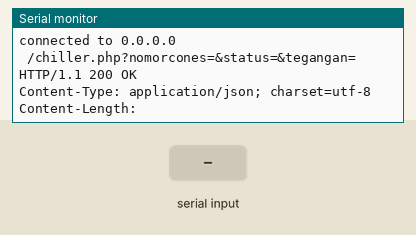
Bench run of a sketch on a simulated Arduino Uno, built with avr-gcc and run on an emulated ATmega328P. On the bench: the last lines printed to the serial monitor. The test bench sets the inputs (shaded band). WiFi joins after 1.5 s; servers stay silent unless stated; uploads are accepted with an empty reply.

Above: at 3.9 s.
4.0 s: "1" received over the second serial link
At 4.35 s:
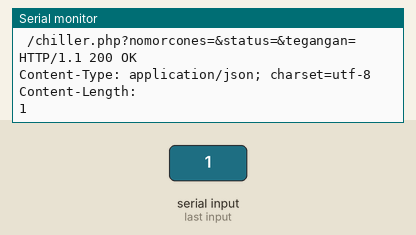
6.0 s: "0" received over the second serial link
At 6.35 s:
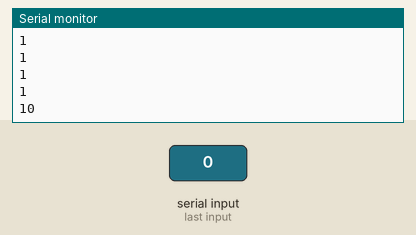
7.5 s: "2" received over the second serial link
At 7.8 s:
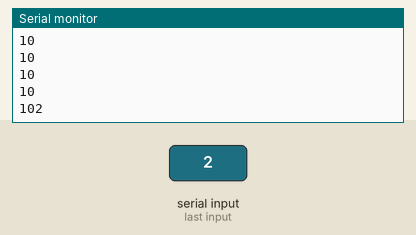
Timing chart, 0 to 10.5 s (numbered marks = the images above; inputs shaded):
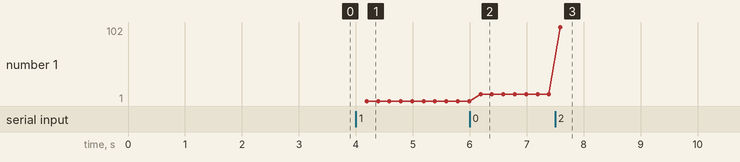

Measured:
- after the input at 4.0 s, the serial monitor: prints a new line after 0.19 s (image 1)
- after the input at 6.0 s, the serial monitor: prints a new line after 0.19 s (image 2)
- after the input at 7.5 s, the serial monitor: prints a new line after 0.09 s (image 3)
- plotted number 1: 1 → 10 after the input at 6.0 s, 10 → 102 after the input at 7.5 s

The sketch:

radio_ethernet_rev1.ino
```cpp
/*
  Web client
 This sketch connects to a website (http://www.google.com)
 using an Arduino Wiznet Ethernet shield.
 Circuit:
 * Ethernet shield attached to pins 10, 11, 12, 13
 created 18 Dec 2009
 by David A. Mellis
 modified 9 Apr 2012
 by Tom Igoe, based on work by Adrian McEwen
 */

#include <SPI.h>
#include <Ethernet.h>
#include <SoftwareSerial.h>

SoftwareSerial HC12(2, 3); // HC-12 TX Pin, HC-12 RX Pin

// Enter a MAC address for your controller below.
// Newer Ethernet shields have a MAC address printed on a sticker on the shield
byte mac[] = { 0xDE, 0xAD, 0xBE, 0xEF, 0xFE, 0xED };

// if you don't want to use DNS (and reduce your sketch size)
// use the numeric IP instead of the name for the server:
//IPAddress server(74,125,232,128);  // numeric IP for Google (no DNS)
char server[] = "www.korlantas.id";    // name address for Google (using DNS)
const char* php = " /chiller.php";
const int port   = 80;

//String mood = "najib_ganteng";
//String motor = "m_01";
//String idmotor = "100076";
//String lihatkanan = "1";
//String lihatkiri = "1";
//String prox = "1";
//String track = "3";
//String tegangan1 = "11.0";
//String tegangan2 = "11.0";
//String getValue(String data, char separator, int index)
//{
//  int found = 0;
//  int strIndex[] = {0, -1};
//  int maxIndex = data.length()-1;
//
//  for(int i=0; i<=maxIndex && found<=index; i++){
//    if(data.charAt(i)==separator || i==maxIndex){
//        found++;
//        strIndex[0] = strIndex[1]+1;
//        strIndex[1] = (i == maxIndex) ? i+1 : i;
//    }
//  }
//
//  return found>index ? data.substring(strIndex[0], strIndex[1]) : "";
//}

String nocones;
String statuss;
String tegangan;
String datacones;
String respon,respon1,respon2,respon3,respon4,respon5,finish,belok,s,sub;
int panjang,panjang1,panjang2,panjang3,panjang4,panjang5;
bool m1,m2,m3,m4,mm1,mm2,mm3,mm4,m5,rc,bkanan,bkiri;
char cc[2];

// Set the static IP address to use if the DHCP fails to assign
IPAddress ip(192, 168, 0, 177);
IPAddress myDns(192, 168, 0, 1);

// Initialize the Ethernet client library
// with the IP address and port of the server
// that you want to connect to (port 80 is default for HTTP):
EthernetClient client;

// Variables to measure the speed
unsigned long beginMicros, endMicros;
unsigned long byteCount = 0;
bool printWebData = true;  // set to false for better speed measurement

void setup() {
  // You can use Ethernet.init(pin) to configure the CS pin
  //Ethernet.init(10);  // Most Arduino shields
  //Ethernet.init(5);   // MKR ETH shield
  //Ethernet.init(0);   // Teensy 2.0
  //Ethernet.init(20);  // Teensy++ 2.0
  //Ethernet.init(15);  // ESP8266 with Adafruit Featherwing Ethernet
  //Ethernet.init(33);  // ESP32 with Adafruit Featherwing Ethernet

  // Open serial communications and wait for port to open:
  Serial.begin(9600);
  HC12.begin(9600);
  while (!Serial) {
    ; // wait for serial port to connect. Needed for native USB port only
  }

  // start the Ethernet connection:
  Serial.println("Initialize Ethernet with DHCP:");
  if (Ethernet.begin(mac) == 0) {
    Serial.println("Failed to configure Ethernet using DHCP");
    // Check for Ethernet hardware present
    if (Ethernet.hardwareStatus() == EthernetNoHardware) {
      Serial.println("Ethernet shield was not found.  Sorry, can't run without hardware. :(");
      while (true) {
        delay(1); // do nothing, no point running without Ethernet hardware
      }
    }
    if (Ethernet.linkStatus() == LinkOFF) {
      Serial.println("Ethernet cable is not connected.");
    }
    // try to congifure using IP address instead of DHCP:
    Ethernet.begin(mac, ip, myDns);
  } else {
    Serial.print("  DHCP assigned IP ");
    Serial.println(Ethernet.localIP());
  }
  // give the Ethernet shield a second to initialize:
  delay(1000);
  Serial.print("connecting to ");
  Serial.print(server);
  Serial.println("...");

  // if you get a connection, report back via serial:
  if (client.connect(server, 80)) {
    Serial.print("connected to ");
    Serial.println(client.remoteIP());
    // Make a HTTP request:
  String url;
  url += php;

   //motor
//  url += "?motor=";
//  url += motor;
//  url += "&idmotor=";
//  url += idmotor;
//  url += "&lihatkanan=";
//  url += lihatkanan;
//  url += "&lihatkiri=";
//  url += lihatkiri;
//  url += "&prox=";
//  url += prox;
//  url += "&track=";
//  url += track;
//  url += "&tegangan1=";
//  url += tegangan1;
//  url += "&tegangan2=";
//  url += tegangan2;

  //cones
  url += "?nomorcones=";
  url += nocones;
  url += "&status=";
  url += statuss;
  url += "&tegangan=";
  url += tegangan;

  client.print("GET"); // /chiller.php?mood=najib_ganteng
  client.print(url);
  client.println(" HTTP/1.1");
  client.println("Host: korlantas.id");
  client.println("Connection: close");
  client.println();
  Serial.println(url);
  } else {
    // if you didn't get a connection to the server:
    Serial.println("connection failed");
  }
  beginMicros = micros();
}

void loop() {
  // if there are incoming bytes available
  // from the server, read them and print them:
  int len = client.available();
  if (len > 0) {
    byte buffer[80];
    if (len > 80) len = 80;
    client.read(buffer, len);
    if (printWebData) {
      Serial.write(buffer, len); // show in the serial monitor (slows some boards)
    }
    byteCount = byteCount + len;
  }

//  if (client.connect(server, 80)) {
//    Serial.print("connected to ");
//    Serial.println(client.remoteIP());
//    // Make a HTTP request:
//  String url;
//  url += php;
//  //cones
//  url += "?nomorcones=";
//  url += nocones;
//  url += "&status=";
//  url += statuss;
//  url += "&tegangan=";
//  url += tegangan;
//
//  client.print("GET"); // /chiller.php?mood=najib_ganteng
//  client.print(url);
//  client.println(" HTTP/1.1");
//  client.println("Host: korlantas.id");
//  client.println("Connection: close");
//  client.println();
//  Serial.println(url);
//  } else {
//    // if you didn't get a connection to the server:
//    Serial.println("connection failed");
//  }

  // if the server's disconnected, stop the client:
  if (!client.connected()) {
    endMicros = micros();
    Serial.println();
    Serial.println("disconnecting.");
    client.stop();
    Serial.print("Received ");
    Serial.print(byteCount);
    Serial.print(" bytes in ");
    float seconds = (float)(endMicros - beginMicros) / 1000000.0;
    Serial.print(seconds, 4);
    float rate = (float)byteCount / seconds / 1000.0;
    Serial.print(", rate = ");
    Serial.print(rate);
    Serial.print(" kbytes/second");
    Serial.println();
  }

    // do nothing forevermore:
    while (true) {
        while (HC12.available())
    {
      char cone = HC12.read();
      datacones += cone;
    }
    Serial.println(datacones);

//    Serial.println(getValue(datacones,'~',1));
    //Serial.println(datacones.length());
    delay(100);
    if (datacones.length() > 2)
    {
      if (client.connect(server, 80))
      {
       Serial.print("connected to ");
       Serial.println(client.remoteIP());
    // Make a HTTP request:
       String url;
       url += php;
       url += "?nomorcones=";
       url += datacones;
//       url += "&status=";
//       url += statuss;
//       url += "&tegangan=";
//       url += tegangan;

       client.print("GET"); // /chiller.php?mood=najib_ganteng
       client.print(url);
       client.println(" HTTP/1.1");
       client.println("Host: korlantas.id");
       client.println("Connection: close");
       client.println();
       Serial.println(url);
        }
    datacones = "";
    break;
    }
    delay(100);
    }
  }
```
